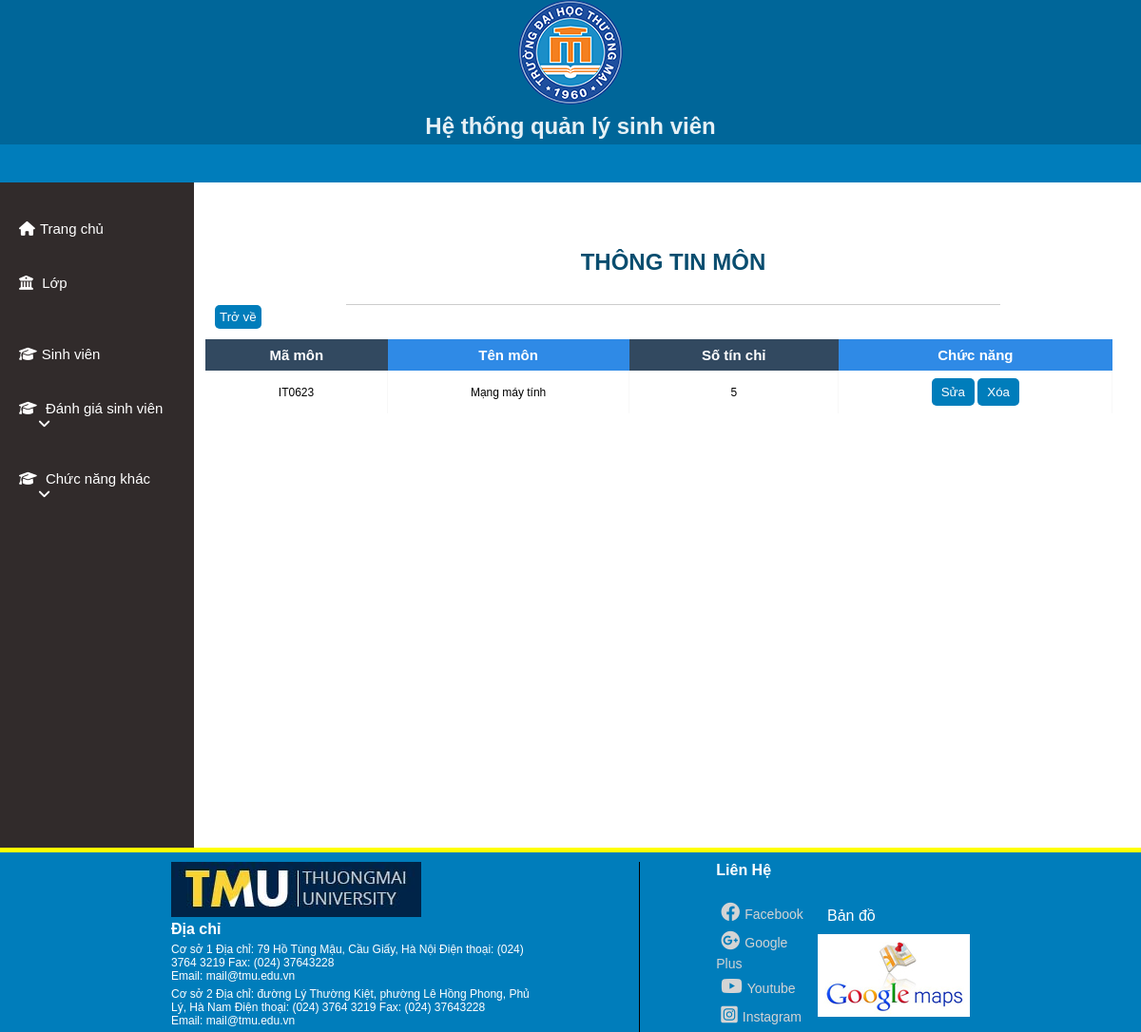
Page /quanlymon/timkiemmon.php on the committed database.
### tables this page shows
CREATE TABLE `mon` (
  `MaMon` varchar(11) NOT NULL,
  `TenMon` varchar(50) NOT NULL,
  `SoTC` int(5) NOT NULL
);

### quanlymon/timkiemmon.php (the view, shortened to what this page needs)
<?php
    $conn = mysqli_connect("localhost", "root", "08122001tT", "datasv") or die("Connection failed !");
    mysqli_set_charset($conn, 'utf8');
    $sql = "select * from mon where MaMon like '%$ma_mon%' order by MaMon";
    $query = mysqli_query($conn, $sql);
    while($fetch = mysqli_fetch_array($query))
    {
        $data = $fetch;
    }
?>
<!DOCTYPE html>
<html lang="en">
<head>
    <link rel="stylesheet"
          href="../styleAdmin.css">
    <link rel="stylesheet"
          href="https://cdnjs.cloudflare.com/ajax/libs/font-awesome/6.1.1/css/all.min.css">
</head>
<body>
    <?php include("../header.php"); ?>
    <?php include("../nav.php"); ?>
    <section>
        <div class="section-contain">
            <?php include("../menu.php"); ?>
            <div id="showFunction">
                <div class="head_title">
                    <h1>THÔNG TIN MÔN</h1>
                </div>
                <input onclick="window.location = 'showmon.php'"
                       type="button"
                       class="back"
                       value="Trở về" /> <br> <br>
                <div class="table wrapper">
                    <table class="fl-table">
                        <thead>
                            <tr>
                                <th>Mã môn</th>
                                <th>Tên môn</th>
                                <th>Số tín chỉ</th>
                                <th>Chức năng</th>
                            </tr>
                        </thead>
                        <tr>
                            <td><?php echo $data['MaMon']; ?></td>
                            <td><?php echo $data['TenMon']; ?></td>
                            <td><?php echo $data['SoTC']; ?></td>
                            <td>
                                <form method="post"
                                      action="xoamon.php">
                                    <input onclick="window.location = 'suamon.php?id=<?php echo $data['MaMon']; ?>'"
                                           type="button"
                                           class="btn-submit-css"
                                           value="Sửa" />
                                    <input onclick="return confirm('Bạn có chắc muốn xóa không?');"
                                           type="submit"
                                           name="delete"
                                           class="btn-submit-css"
                                           value="Xóa" />
                                </form>
                            </td>
                        </tr>
                    </table>
                </div>
            </div>
        </div>
    </section>
    <?php include("../footer.php"); ?>
</body>
</html>

### styleAdmin.css (style rules this page uses)
* { padding: 0; margin: 0; box-sizing: border-box; font-family: sans-serif; }
section { text-align: center; }
#showFunction { margin: 40px 0 0 5px; height:100%; float: right; width: 82%; border-radius: 5px; }
.fl-table { border-radius: 5px; font-size: 15px; font-weight: normal; border: none; width: 97%; border-collapse: collapse; white-space: nowrap; background-color: white; margin-right: 10px; }
.fl-table td, .fl-table th { text-align: center; padding: 8px; }
.fl-table td { border-right: 1px solid #f8f8f8; font-size: 12px; }
.fl-table thead th { color: #ffffff; background: #2f8ae6; }
.fl-table thead th:nth-child(odd) { color: #ffffff; background: #324960; }
h1 { margin: 30px; color:#094d6f; }
.head_title { margin: 0 auto; width : 70%; align-items: center; text-align: center; border-bottom: 1px solid #ccc; }
.btn-submit-css { padding: 7px 10px; border: none; background-color: #007dbb; color: white; border-radius: 5px; cursor: pointer; }
.back { margin-left: 10px; padding: 5px; float: left; border: none; background-color: #007dbb; color: white; border-radius: 5px; cursor: pointer; }

### rows in the picture
mon: MaMon "IT0623", TenMon "Mạng máy tính", SoTC "5"
